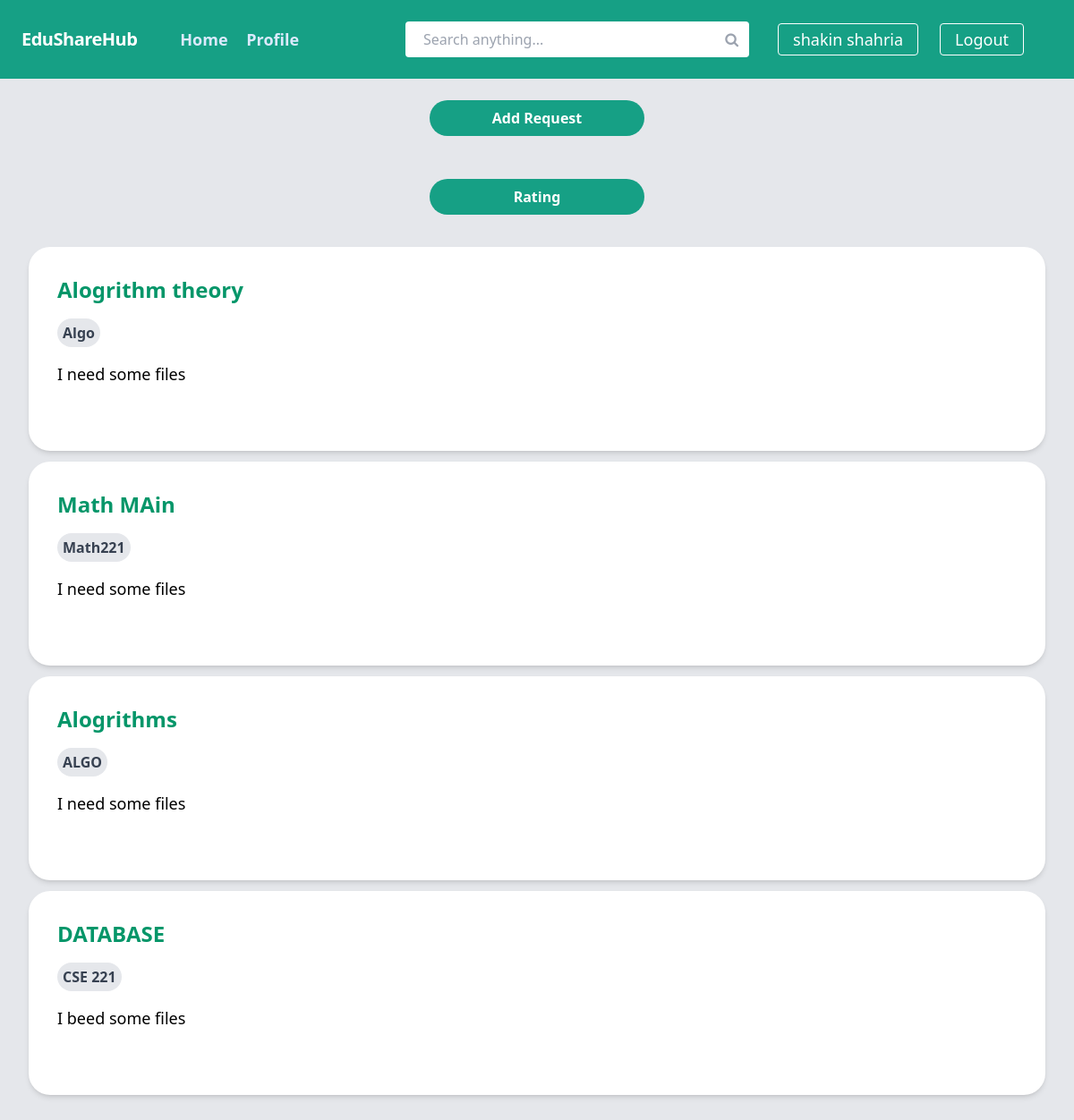
Page /request/all_request.php (signed in) on the committed database.
### tables this page shows
CREATE TABLE `users` (
  `f_name` varchar(30) NOT NULL,
  `l_name` varchar(30) NOT NULL,
  `profile_pic_url` varchar(300) DEFAULT NULL,
  `university` varchar(100) NOT NULL,
  `department` varchar(100) NOT NULL,
  `email` varchar(50) NOT NULL,
  `u_id` int(11) NOT NULL,
  `domain` varchar(20) NOT NULL,
  `password` varchar(100) NOT NULL,
  `date` timestamp NOT NULL DEFAULT current_timestamp() ON UPDATE current_timestamp()
);

CREATE TABLE `request` (
  `r_id` int(11) NOT NULL,
  `r_course_code` varchar(255) NOT NULL,
  `r_course_name` varchar(255) NOT NULL,
  `r_course_des` varchar(255) NOT NULL,
  `r_course_link` varchar(255) NOT NULL,
  `dt` datetime NOT NULL DEFAULT current_timestamp(),
  `helper_id` varchar(50) NOT NULL,
  `domain` varchar(50) NOT NULL,
  `request_admin` varchar(50) NOT NULL
);

### include/main-function.php (called while the page is built, shortened)
<?php
    function check_login($conn)
    {
        if (isset($_SESSION['email'])) {
            $id = $_SESSION['email'];
            $query = "SELECT * FROM users WHERE email = '$id'";
            $result = $conn -> query($query);
            if ($result && mysqli_num_rows($result) > 0)
                return mysqli_fetch_assoc($result);
        }
        die;
    }

### include/add-request-function.php (called while the page is built, shortened)
<?php
   function view_request($conn , $user_data){
      $post_domain = $user_data['domain'];
      $query = "SELECT * FROM request WHERE domain='$post_domain' ORDER BY dt DESC";
          if(mysqli_query($conn, $query)){
              return mysqli_query($conn, $query);
          }
          else{
             echo  "Something wrong!";
          }
   }
?>

### request/all_request.php (the view, shortened to what this page needs)
<!DOCTYPE html>
<html lang="en" xmlns="http://www.w3.org/1999/html">
<?php
    require_once '../header.php';
    $user_data = check_login($conn);
        $posts = view_request($conn,$user_data);
?>
<link rel="stylesheet" href="<?php echo CSS['post.css']."?".time(); ?>">
<link rel="stylesheet" href="<?php echo CSS['modal.css']."?".time(); ?>">
</head>
<body>
<?php require_once INCLUDES['nav-main-template']; ?>
<?php require_once INCLUDES['nav-logged-template']; ?>
<div class="post-container">
    <div class="move-center">
        <center><button type="submit" onclick="window.location.href='<?php echo PAGES['add_request']; ?>'" class="new-post-btn"> Add Request </button></center>
        <center><button type="submit" onclick="window.location.href='<?php echo PAGES['rating']; ?>'" class="new-post-btn"> Rating </button></div></center>
<?php while($post=mysqli_fetch_assoc($posts)){ ?>
    <div class="post-card">
        <div class="post-text-container">
            <div class="post-title-style">
                <?php echo $post['r_course_name']; ?>
            </div>
            <span class="post-tag"><?php echo $post['r_course_code']; ?></span>
            <div>
                <p class="post-text-style">
                    <?php echo $post['r_course_des']; ?>
                </p>
            </div>
            <div class="post-btn-container">
                <br>
            </div>
        </div>
    </div>
    <?php } ?>
        <br><br>
</div>
</body>
</html>

### header.php (shortened to what this page needs)
<head>
    <link rel="stylesheet" href="<?php echo CSS['styles.css']."?".time(); ?>">
    <link rel="stylesheet" href="https://cdnjs.cloudflare.com/ajax/libs/font-awesome/4.7.0/css/font-awesome.min.css">

### template/nav-main.php
<nav class="nav">
    <div class="nav-logo">
        <span class="nav-logo-text">EduShareHub</span>
    </div>

### template/nav-menu-for-logged-user.php (shortened to what this page needs)
<div class="nav-menu-container">
    <div class="nav-menu-wrapper">
        <a href="<?php echo PAGES['home']; ?>" class="nav-menu-item mr-4c">
            Home
        </a>
        <a href="<?php echo PAGES['profile']; ?>" class="nav-menu-item mr-4c">
            Profile
        </a>
    </div>
    <div class="search-bar">
        <div class="search-bar-container">
            <form action="<?php echo PAGES['home']; ?>" method="get">
                <input type="text" class="search-bar-input" name="search-text" placeholder="Search anything...">
                <div class="search-btn-size">
                    <i class="fa fa-search search-btn-icon"></i>
                </div>
            </form>
        </div>
        <div class="nav-menu-btn">
                <?php echo $user_data['f_name']. ' ' .$user_data['l_name']; ?>
        </div>
        <div class="nav-menu-container-right">
            <a href="<?php echo PAGES['logout']; ?>" class="nav-menu-btn">Logout</a>
        </div>
    </div>
</div>
</nav>

### css/styles.css (style rules this page uses)
html { line-height: 1.5; -webkit-text-size-adjust: 100%; -moz-tab-size: 4; -o-tab-size: 4; tab-size: 4; font-family: ui-sans-serif, system-ui, -apple-system, BlinkMacSystemFont, "Segoe UI", Roboto, "Helvetica Neue", Arial, "Noto Sans", sans-serif, "Apple Color Emoji", "Segoe UI Emoji", "Segoe UI Symbol", "Noto Color Emoji"; }
body { margin: 0; line-height: inherit; }
a { color: inherit; text-decoration: inherit; }
button, input, optgroup, select, textarea { font-family: inherit; font-size: 100%; line-height: inherit; color: inherit; margin: 0; padding: 0; }
button, select { text-transform: none; }
button, [type='button'], [type='reset'], [type='submit'] { -webkit-appearance: button; background-color: transparent; background-image: none; }
blockquote, dl, dd, h1, h2, h3, h4, h5, h6, hr, figure, p, pre { margin: 0; }
input::placeholder, textarea::placeholder { opacity: 1; color: #9ca3af; }
button, [role="button"] { cursor: pointer; }
.nav { display: flex; flex-wrap: wrap; align-items: center; justify-content: space-between; --tw-bg-opacity: 1; background-color: #16a085; padding: 1.5rem; --tw-shadow: 0 20px 25px -5px rgb(0 0 0 / 0.1), 0 8px 10px -6px rgb(0 0 0 / 0.1); --tw-shadow-colored: 0 20px 25px -5px var(--tw-shadow-color), 0 8px 10px -6px var(--tw-shadow-color); box-shadow: var(--tw-ring-offset-shadow, 0 0 #0000), var(--tw-ring-shadow, 0 0 #0000), var(--tw-shadow); }
.nav-logo { margin-right: 1.5rem; display: flex; flex-shrink: 0; align-items: center; --tw-text-opacity: 1; color: rgb(255 255 255 / var(--tw-text-opacity)); }
.nav-logo-text { font-size: 1.25rem; line-height: 1.75rem; font-weight: 600; letter-spacing: -0.025em; }
.nav-menu-container { margin-left: 1.5rem; display: block; width: 100%; flex-grow: 1; }
@media (min-width: 1024px) { .nav-menu-container { display: flex; } }
@media (min-width: 1024px) { .nav-menu-container { width: auto; } }
@media (min-width: 1024px) { .nav-menu-container { align-items: center; } }
.nav-menu-container-right { float: right; margin-left: 1.5rem; display: block; width: 100%; flex-grow: 1; }
@media (min-width: 1024px) { .nav-menu-container-right { display: flex; } }
@media (min-width: 1024px) { .nav-menu-container-right { width: auto; } }
@media (min-width: 1024px) { .nav-menu-container-right { align-items: center; } }
.nav-menu-wrapper { font-size: 1.125rem; line-height: 1.75rem; font-weight: 600; }
@media (min-width: 1024px) { .nav-menu-wrapper { flex-grow: 1; } }
.nav-menu-item { margin-top: 1rem; display: block; --tw-text-opacity: 1; color: rgb(219 234 254 / var(--tw-text-opacity)); }
@media (min-width: 1024px) { .nav-menu-item { margin-top: 0px; } }
@media (min-width: 1024px) { .nav-menu-item { display: inline-block; } }
.mr-4c { margin-right: 1rem; }
.nav-menu-btn { margin-top: 1rem; border-radius: 0.25rem; border-width: 1px; --tw-border-opacity: 1; border-color: rgb(255 255 255 / var(--tw-border-opacity)); padding-left: 1rem; padding-right: 1rem; padding-top: 0.5rem; padding-bottom: 0.5rem; font-size: 1.125rem; line-height: 1.75rem; line-height: 1; --tw-text-opacity: 1; color: rgb(255 255 255 / var(--tw-text-opacity)); }
@media (min-width: 1024px) { .nav-menu-btn { margin-top: 0px; } }
.search-bar { display: flex; align-items: center; justify-content: center; padding-left: 1rem; padding-right: 1rem; }
@media (min-width: 640px) { .search-bar { padding-left: 1.5rem; padding-right: 1.5rem; } }
@media (min-width: 1024px) { .search-bar { padding-left: 2rem; padding-right: 2rem; } }
.search-bar-container { position: relative; }
@media (min-width: 640px) { .search-bar-container { margin-right: 2.5rem; } }
@media (min-width: 1024px) { .search-bar-container { margin-right: 2rem; } }
.search-bar-input { z-index: 0; height: 2.5rem; width: 24rem; border-radius: 0.25rem; padding-right: 2rem; padding-left: 1.25rem; }
.search-btn-size { position: absolute; top: 0.5rem; right: 0.75rem; }
.search-btn-icon { z-index: 20; --tw-text-opacity: 1; color: rgb(156 163 175 / var(--tw-text-opacity)); }

### rows in the picture
users: f_name "shakin", l_name "shahria"
request: r_course_name "Alogrithm theory", r_course_code "Algo", r_course_des "I need some files"
request: r_course_name "Math MAin", r_course_code "Math221", r_course_des "I need some files"
request: r_course_name "Alogrithms", r_course_code "ALGO", r_course_des "I need some files"
request: r_course_name "DATABASE", r_course_code "CSE 221", r_course_des "I beed some files"
